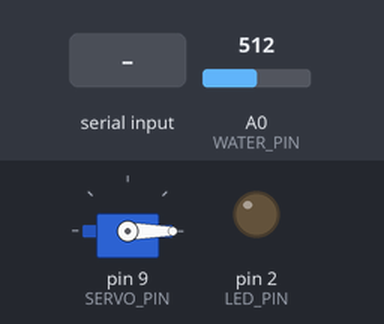
This sketch was run on a simulated Arduino Uno, built with avr-gcc and run on an emulated ATmega328P. On the bench: servo, output pins drawn as LEDs (lit = HIGH). Inputs (shaded band) come from the test bench; at power-on: A0 (WATER_PIN) = 512. What the sketch prints to the serial monitor is not drawn.

Above: at 1.6 s.
1.7 s: "FAN:ON\n" received over Serial
At 2.67 s:
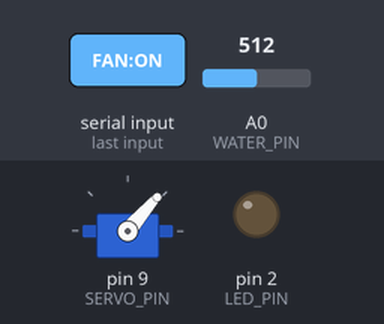
At 3.3 s:
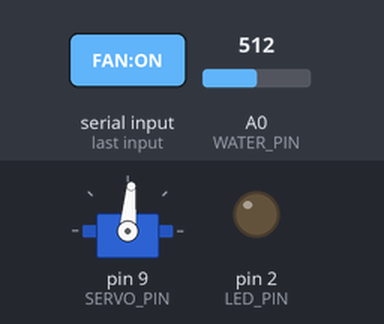
5.2 s: "LED:ON\n" received over Serial
At 7.66 s:
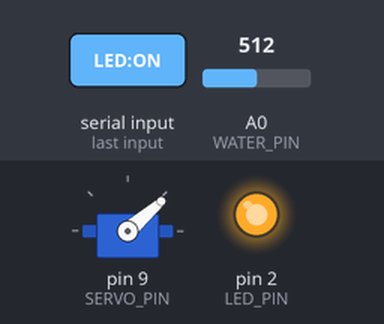
8.7 s: A0 (WATER_PIN) set to 486
14.0 s: "FAN:OFF\n" received over Serial
Timing chart, 0 to 17.0 s (numbered marks = the images above; inputs shaded):
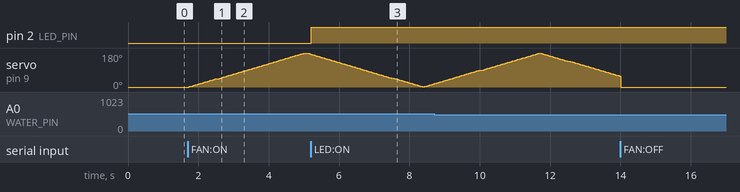

Measured:
- after the input at 1.7 s, servo on pin 9 (SERVO_PIN): rises from 0° to 180° in 3.3 s, then falls to 174° in 0.11 s
- after the input at 5.2 s, pin 2 (LED_PIN): LOW → HIGH at once

The sketch:

smart_greenhouse.ino
```cpp
/*
  Macdonald Smart Greenhouse Prototype - Arduino Uno
  Water sensor AO/S -> A0
  LED/BULB + -> D2 through 220-330 ohm resistor; - -> GND
  Servo signal -> D9; power supply suited to servo; common GND

  Serial commands from Flask:
    FAN:ON / FAN:OFF       sweep servo 0..180..0 to imitate a fan
    LED:ON / LED:OFF       turn the bulb LED on/off
    MODE:AUTO / MODE:MANUAL

  OpenWeather temperature/humidity are fetched by Flask, not this Arduino.
  A standard positional servo sweeps back and forth; it does not spin like a fan.
*/
#include <Servo.h>
#define WATER_PIN A0
#define SERVO_PIN 9
#define LED_PIN 2

Servo fanServo;
const int WATER_THRESHOLD = 500; // Calibrate from dry/wet sensor readings
const unsigned long READ_INTERVAL_MS = 2500;
const unsigned long FAN_STEP_INTERVAL_MS = 18;

bool fanOn = false;
bool bulbOn = false;
bool automaticMode = false;
int servoAngle = 0;
int sweepDirection = 1;
int waterRaw = 0;
bool waterDetected = false;
unsigned long lastReadMs = 0;
unsigned long lastFanStepMs = 0;
String commandBuffer = "";

void setFan(bool on) {
  fanOn = on;
  if (fanOn) {
    automaticMode = false;
    lastFanStepMs = millis();
  } else {
    servoAngle = 0;
    fanServo.write(servoAngle);
  }
}

void processCommand(String cmd) {
  cmd.trim();
  cmd.toUpperCase();
  if (cmd == "FAN:ON") setFan(true);
  else if (cmd == "FAN:OFF") setFan(false);
  else if (cmd == "LED:ON") { bulbOn = true; digitalWrite(LED_PIN, HIGH); }
  else if (cmd == "LED:OFF") { bulbOn = false; digitalWrite(LED_PIN, LOW); }
  else if (cmd == "MODE:AUTO") automaticMode = true;
  else if (cmd == "MODE:MANUAL") automaticMode = false;
}

void readSerialCommands() {
  while (Serial.available() > 0) {
    char c = (char)Serial.read();
    if (c == '\n') {
      processCommand(commandBuffer);
      commandBuffer = "";
    } else if (c != '\r' && commandBuffer.length() < 80) {
      commandBuffer += c;
    }
  }
}

void setup() {
  pinMode(LED_PIN, OUTPUT);
  pinMode(WATER_PIN, INPUT);
  digitalWrite(LED_PIN, LOW);
  Serial.begin(9600);
  fanServo.attach(SERVO_PIN);
  fanServo.write(0);
  delay(400);
}

void loop() {
  readSerialCommands();
  unsigned long now = millis();

  // Sweep from 0 to 180 degrees and back while the fan control is ON.
  if (fanOn && now - lastFanStepMs >= FAN_STEP_INTERVAL_MS) {
    lastFanStepMs = now;
    servoAngle += sweepDirection;
    if (servoAngle >= 180) { servoAngle = 180; sweepDirection = -1; }
    if (servoAngle <= 0) { servoAngle = 0; sweepDirection = 1; }
    fanServo.write(servoAngle);
  }

  if (now - lastReadMs >= READ_INTERVAL_MS) {
    lastReadMs = now;
    waterRaw = analogRead(WATER_PIN);
    waterDetected = waterRaw >= WATER_THRESHOLD;

    Serial.print("{\"temperature\":null,\"humidity\":null");
    Serial.print(",\"water_raw\":"); Serial.print(waterRaw);
    Serial.print(",\"water_detected\":"); Serial.print(waterDetected ? "true" : "false");
    Serial.print(",\"servo_angle\":"); Serial.print(servoAngle);
    Serial.print(",\"fan_on\":"); Serial.print(fanOn ? "true" : "false");
    Serial.print(",\"mode\":\""); Serial.print(automaticMode ? "AUTO" : "MANUAL"); Serial.print("\"");
    Serial.print(",\"led\":"); Serial.print(bulbOn ? "true" : "false");
    Serial.println("}");
  }
}
```
